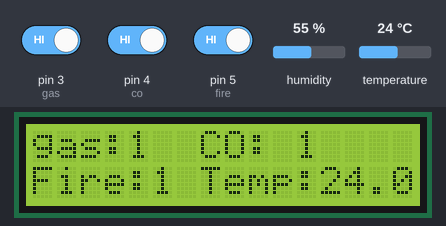
The sketch below on a simulated Arduino Uno, built with avr-gcc and run on an emulated ATmega328P. Shown: 16×2 character LCD. The test bench sets the inputs (shaded band); at power-on: temperature 24 °C, pin 3 (gas) HIGH, pin 4 (co) HIGH, pin 5 (fire) HIGH, humidity 55 %. What the sketch prints to the serial monitor is not drawn.

Above: at 2.1 s.
3.3 s: temperature set to 37 °C
At 4.9 s:
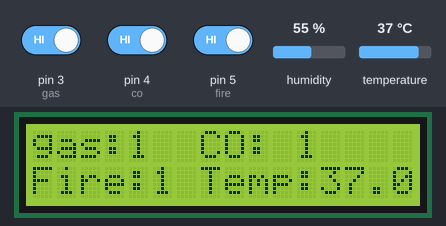
6.6 s: temperature set to 40 °C
At 10.5 s:
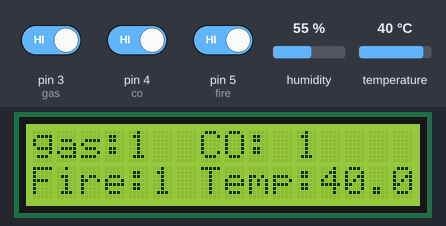
10.6 s: pin 3 (gas) driven LOW
At 14.6 s:
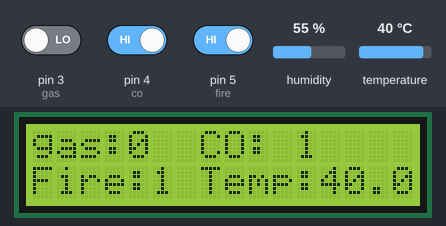
14.7 s: pin 4 (co) driven LOW
At 18.7 s:
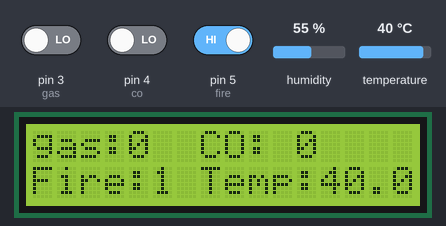
18.8 s: pin 5 (fire) driven LOW
At 22.7 s:
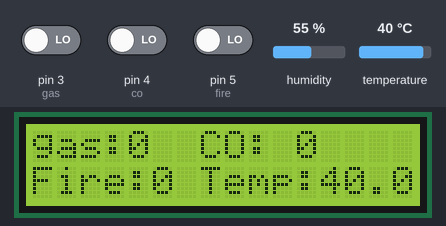
22.8 s: pin 3 (gas) driven HIGH
At 27.2 s:
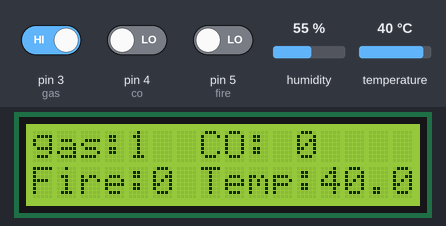
Timing chart, 0 to 27.9 s (numbered marks = the images above; inputs shaded):
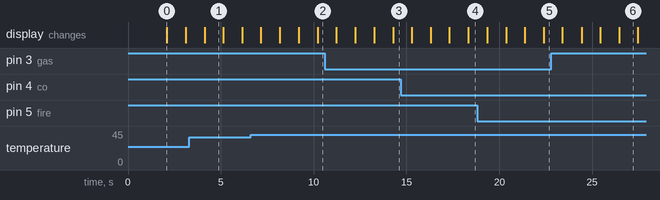

The sketch:

transmitter.ino
```cpp
#include <LiquidCrystal.h>
#include "DHT.h"

#define DHTPIN 2
#define DHTTYPE DHT11
#define gas 3
#define co 4
#define fire 5

int k, m, n;
LiquidCrystal lcd(A0, A1, A2, A3, A4, A5);
DHT dht(DHTPIN, DHTTYPE);

void setup() {
  Serial.begin(9600);
  lcd.begin(16, 2);
  dht.begin();
  pinMode(gas, INPUT);
  pinMode(co, INPUT);
  pinMode(fire, INPUT);
  lcd.setCursor(0, 0);
  lcd.print("Coal Mine Safety");
  delay(2000);
  lcd.clear();
}

void loop() {
  float h = dht.readHumidity();
  float t = dht.readTemperature();
  float f = dht.readTemperature(true);

  if (isnan(h) || isnan(t) || isnan(f)) return;

  float hif = dht.computeHeatIndex(f, h);
  float hic = dht.computeHeatIndex(t, h, false);

  k = digitalRead(gas);
  m = digitalRead(co);
  n = digitalRead(fire);

  lcd.setCursor(0, 0);
  lcd.print("gas:");
  lcd.setCursor(4, 0);
  lcd.print(k);
  lcd.setCursor(7, 0);
  lcd.print("CO:");
  lcd.setCursor(11, 0);
  lcd.print(m);
  lcd.setCursor(0, 1);
  lcd.print("Fire:");
  lcd.setCursor(5, 1);
  lcd.print(n);
  lcd.setCursor(7, 1);
  lcd.print("Temp:");
  lcd.setCursor(12, 1);
  lcd.print(t);
  delay(1000);
  lcd.clear();

  if (k == 0) Serial.print("a");
  if (m == 0) Serial.print("b");
  if (n == 0) Serial.print("c");
  if (t > 38.00) Serial.print("d");

  delay(1000);
}
```

Measured:
- after the input at 3.3 s, the display: changes after 0.83 s (image 1)
- after the input at 6.6 s, the display: first differs from a run without the input after 1.6 s (image 2)
- after the input at 10.6 s, the display: first differs from a run without the input after 1.6 s (image 3)
- after the input at 14.7 s, the display: first differs from a run without the input after 1.6 s (image 4)
- after the input at 18.8 s, the display: first differs from a run without the input after 1.6 s (image 5)
- after the input at 22.8 s, the display: first differs from a run without the input after 1.6 s (image 6)
- what the display in image 0 shows lasts 1.0 s, from 2.1 s to 3.1 s
